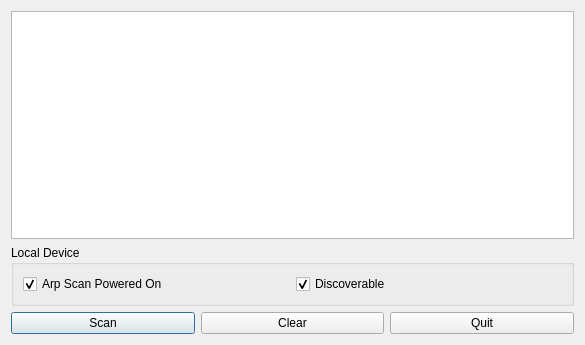
<?xml version="1.0" encoding="UTF-8"?>
<ui version="4.0">
 <class>DeviceDiscovery</class>
 <widget class="QDialog" name="DeviceDiscovery">
  <property name="geometry">
   <rect>
    <x>0</x>
    <y>0</y>
    <width>585</width>
    <height>345</height>
   </rect>
  </property>
  <property name="windowTitle">
   <string>Arp Scanner</string>
  </property>
  <layout class="QVBoxLayout" name="verticalLayout">
   <item>
    <widget class="QListWidget" name="list"/>
   </item>
   <item>
    <widget class="QGroupBox" name="groupBox">
     <property name="title">
      <string>Local Device</string>
     </property>
     <layout class="QHBoxLayout" name="horizontalLayout_2">
      <item>
       <widget class="QCheckBox" name="power">
        <property name="text">
         <string>Arp Scan Powered On</string>
        </property>
        <property name="checked">
         <bool>true</bool>
        </property>
       </widget>
      </item>
      <item>
       <widget class="QCheckBox" name="discoverable">
        <property name="text">
         <string>Discoverable</string>
        </property>
        <property name="checked">
         <bool>true</bool>
        </property>
       </widget>
      </item>
     </layout>
    </widget>
   </item>
   <item>
    <layout class="QHBoxLayout" name="horizontalLayout">
     <item>
      <widget class="QPushButton" name="scan">
       <property name="text">
        <string>Scan</string>
       </property>
      </widget>
     </item>
     <item>
      <widget class="QPushButton" name="clear">
       <property name="text">
        <string>Clear</string>
       </property>
      </widget>
     </item>
     <item>
      <widget class="QPushButton" name="quit">
       <property name="text">
        <string>Quit</string>
       </property>
      </widget>
     </item>
    </layout>
   </item>
  </layout>
 </widget>
 <resources/>
 <connections>
  <connection>
   <sender>quit</sender>
   <signal>clicked()</signal>
   <receiver>DeviceDiscovery</receiver>
   <slot>accept()</slot>
   <hints>
    <hint type="sourcelabel">
     <x>323</x>
     <y>275</y>
    </hint>
    <hint type="destinationlabel">
     <x>396</x>
     <y>268</y>
    </hint>
   </hints>
  </connection>
  <connection>
   <sender>clear</sender>
   <signal>clicked()</signal>
   <receiver>list</receiver>
   <slot>clear()</slot>
   <hints>
    <hint type="sourcelabel">
     <x>188</x>
     <y>276</y>
    </hint>
    <hint type="destinationlabel">
     <x>209</x>
     <y>172</y>
    </hint>
   </hints>
  </connection>
 </connections>
</ui>
